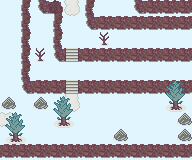

The image is a tile-based game level rendered from a .tmx file. Its description and source (layers, tilesets, objects; grid data summarised) follow:
An orthogonal 12x10 tile map with 16x16 px tiles, 2 tile layers (Tile Layer 1, Tile Layer 2), 5 tilesets and 2 objects (2x Door).

<map version="1.9" tiledversion="1.9.0" orientation="orthogonal" renderorder="right-down" width="12" height="10" tilewidth="16" tileheight="16" infinite="0" backgroundcolor="#e1f5fe" nextlayerid="11" nextobjectid="56">
 <properties>
  <property name="map-name" value="Route 10" />
  <property name="milla">(if (!get "073-milla-fresh-water")
  (begin
    (dialog '(("/milla" "Hey, I found this bottle near here.\nHere you go.")))
    (give-item "fresh-water")
    (set "073-milla-fresh-water" #t))
  (dialog '(("/milla" "If I find something interesting I'll give it to you."))))</property>
  <property name="music" value="route-3" />
 </properties>
 <tileset firstgid="1" source="../tilesets/outdoor-1.tsx" />
 <tileset firstgid="129" source="../tilesets/monsters.tsx" />
 <tileset firstgid="204" source="../tilesets/npc_common.tsx" />
 <tileset firstgid="256" source="../tilesets/outdoor-2.tsx" />
 <tileset firstgid="416" source="../tilesets/outdoor-3.tsx" />
 <layer id="1" name="Tile Layer 1" width="12" height="10">
  <data>[120 cells, 69 non-empty, 13 distinct tile ids]</data>
 </layer>
 <objectgroup id="9" name="npc" />
 <layer id="6" name="Tile Layer 2" width="12" height="10">
  <data>[120 cells, 6 non-empty, 2 distinct tile ids]</data>
 </layer>
 <objectgroup id="8" name="items" />
 <objectgroup id="10" name="spawn points">
  <object id="54" class="Door" x="0" y="112" width="16" height="16">
   <properties>
    <property name="orientation" type="int" value="2" />
    <property name="roomId" value="55" />
   </properties>
  </object>
  <object id="55" class="Door" x="64" y="0" width="16" height="16">
   <properties>
    <property name="mainDoor" type="bool" value="true" />
    <property name="roomId" value="68" />
   </properties>
  </object>
 </objectgroup>
</map>
